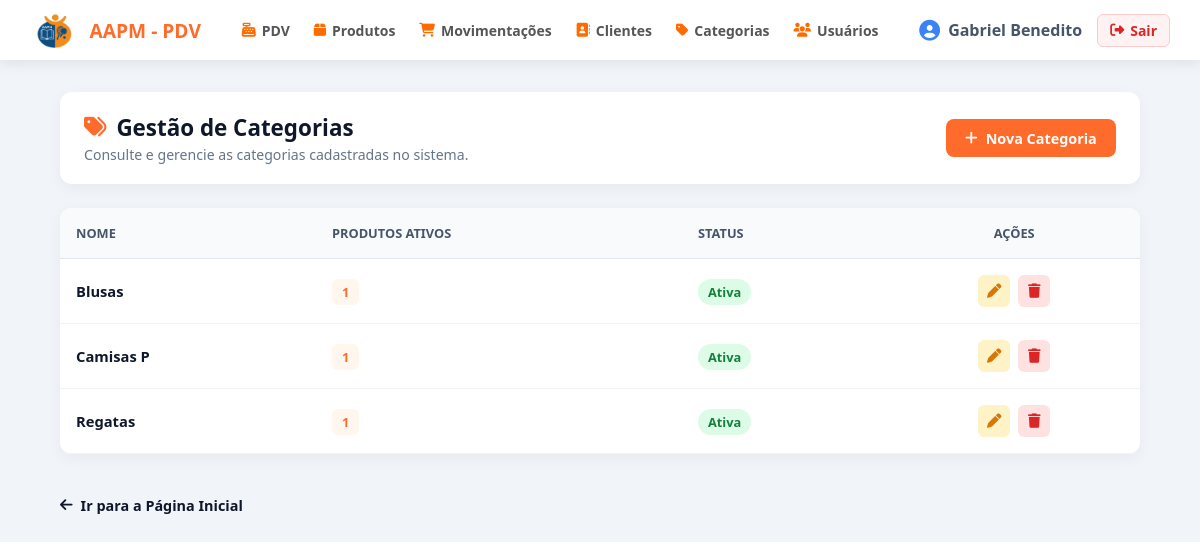
Before: /categorias/ (signed in) with the older database file.
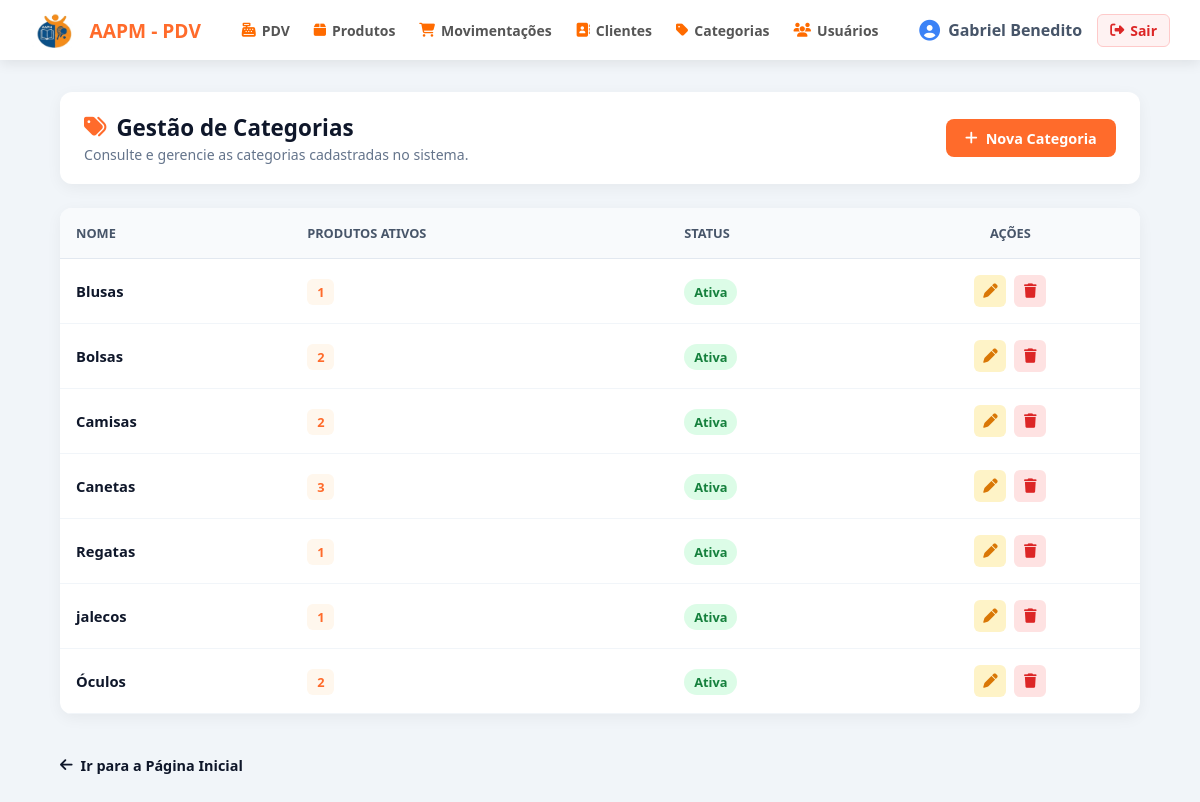
After: the same page with the newer database file.
### app/models/categoria.py (models this page shows)
class Categoria(Base):
    __tablename__ = "categorias"
    id = Column(Integer, primary_key=True, autoincrement=True, index=True)
    nome = Column(String(100), nullable=False, unique=True)
    ativo = Column(Boolean, default=True)
    produtos = relationship("Produto", back_populates="categoria", lazy="select")

### app/controllers/categoria_controller.py (the view)
@router.get("/")
def listar_categorias(
    request: Request,
    db: Session = Depends(get_db),
    admin = Depends(get_admin)
):
    categorias = db.query(Categoria).order_by(Categoria.nome).all()
    return templates.TemplateResponse(
        request,
        "categorias/index.html",
        {
            "request":    request,
            "usuario":    admin,
            "categorias": categorias,
        }
    )

### app/templates/categorias/index.html (shortened to what this page needs)
{% extends "base.html" %}
{% block content %}
<link rel="stylesheet" href="{{ url_for('static', path='CSS_Categorias/categorias.css') }}">
<section class="page-card header-card">
    <div class="title-group">
        <h2><i class="fa-solid fa-tags"></i> Gestão de Categorias</h2>
        <p>Consulte e gerencie as categorias cadastradas no sistema.</p>
    </div>
    <a href="/categorias/nova" class="btn-primary">
        <i class="fa-solid fa-plus"></i> Nova Categoria
    </a>
</section>
<section class="page-card table-card">
    <table class="custom-table">
        <thead>
            <tr>
                <th>NOME</th>
                <th>PRODUTOS ATIVOS</th>
                <th>STATUS</th>
                <th style="text-align: center;">AÇÕES</th>
            </tr>
        </thead>
        <tbody>
            {% for cat in categorias %}
            <tr>
                <td class="col-name">{{ cat.nome }}</td>
                <td>
                    <span class="badge-cat">
                        {{ cat.produtos | selectattr("ativo") | list | length if cat.produtos else 0 }}
                    </span>
                </td>
                <td>
                    {% if cat.ativo %}
                        <span class="badge-stock stock-ok">Ativa</span>
                    {% else %}
                        <span class="badge-stock stock-low">Inativa</span>
                    {% endif %}
                </td>
                <td>
                    <div class="actions-wrapper">
                        <a href="/categorias/{{ cat.id }}/editar" class="btn-icon edit" title="Editar">
                            <i class="fa-solid fa-pen"></i>
                        </a>
                        <a href="/categorias/{{ cat.id }}/deletar"
                           class="btn-icon delete"
                           title="Excluir"
                           onclick="return confirm('Tem certeza que deseja apagar a categoria {{ cat.nome }}?');">
                            <i class="fa-solid fa-trash"></i>
                        </a>
                    </div>
                </td>
            </tr>
            {% endfor %}
        </tbody>
    </table>
</section>
<div style="margin-top: 15px;">
    <a href="/pdv" style="text-decoration: none; color: #0f172a; font-weight: 600; font-size: 0.9rem; display: inline-flex; align-items: center; gap: 8px;">
        <i class="fa-solid fa-arrow-left"></i> Ir para a Página Inicial
    </a>
</div>
{% endblock %}

### app/templates/base.html (shortened to what this page needs)
<!DOCTYPE html>
<html lang="pt-br">
<head>
    <link rel="stylesheet" href="https://cdnjs.cloudflare.com/ajax/libs/font-awesome/6.5.1/css/all.min.css">
    <link rel="stylesheet" href="{{ url_for('static', path='CSS/style.css') }}">
</head>
<body>
    <header class="app-header" style="display: flex; justify-content: space-between; align-items: center; padding: 0 30px; height: 60px;">
        <div class="header-brand">
            <img src="{{ url_for('static', path='IMG/logo.png') }}" alt="Logo AAPM" class="header-logo">
            <span>AAPM - PDV</span>
        </div>
        <nav style="display: flex; gap: 24px; align-items: center;">
            <a href="/pdv" style="text-decoration: none; color: #555; font-size: 14px; font-weight: 600; display: flex; align-items: center; gap: 6px;">
                <i class="fa-solid fa-cash-register" style="color: #ff6b00;"></i> PDV
            </a>
            <a href="/produtos" style="text-decoration: none; color: #555; font-size: 14px; font-weight: 600; display: flex; align-items: center; gap: 6px;">
                <i class="fa-solid fa-box" style="color: #ff6b00;"></i> Produtos
            </a>
            <a href="/movimentacoes" style="text-decoration: none; color: #555; font-size: 14px; font-weight: 600; display: flex; align-items: center; gap: 6px;">
                <i class="fa-solid fa-cart-shopping" style="color: #ff6b00;"></i> Movimentações
            </a>
            {% if usuario and (usuario.role == 'admin' or usuario.perfil == 'admin' or usuario.is_admin or usuario == 'admin' or (usuario is mapping and usuario.role == 'admin')) %}
            <a href="/clientes" style="text-decoration: none; color: #555; font-size: 14px; font-weight: 600; display: flex; align-items: center; gap: 6px;">
                <i class="fa-solid fa-address-book" style="color: #ff6b00;"></i> Clientes
            </a>
            <a href="/categorias" style="text-decoration: none; color: #555; font-size: 14px; font-weight: 600; display: flex; align-items: center; gap: 6px;">
                <i class="fa-solid fa-tag" style="color: #ff6b00;"></i> Categorias
            </a>
            <a href="/usuarios" style="text-decoration: none; color: #555; font-size: 14px; font-weight: 600; display: flex; align-items: center; gap: 6px;">
                <i class="fa-solid fa-users" style="color: #ff6b00;"></i> Usuários
            </a>
            {% endif %}
        </nav>
        <div style="display: flex; align-items: center; gap: 15px;">
            <div class="header-user">
                <i class="fa-solid fa-circle-user"></i>
                <span>{{ usuario.nome if usuario else 'Usuário' }}</span>
            </div>
            <a href="/auth/logout" style="text-decoration: none; color: #dc2626; font-size: 14px; font-weight: 600; display: flex; align-items: center; gap: 6px; padding: 6px 12px; border-radius: 6px; background-color: #fef2f2; border: 1px solid #fecaca;" title="Sair do sistema">
                <i class="fa-solid fa-right-from-bracket"></i> Sair
            </a>
        </div>
    </header>
    <main class="app-main">
        {% block content %}
        {% endblock %}
    </main>
</body>
</html>

### app/static/CSS/style.css (style rules this page uses)
* { margin: 0; padding: 0; box-sizing: border-box; font-family: 'Segoe UI', Tahoma, Geneva, Verdana, sans-serif; }
body { background-color: #ff6b2b; color: #1e293b; min-height: 100vh; display: flex; flex-direction: column; }
.app-header { background-color: #ffffff; padding: 1rem 2rem; display: flex; justify-content: space-between; align-items: center; box-shadow: 0 4px 12px rgba(0, 0, 0, 0.08); }
.header-brand { display: flex; align-items: center; gap: 12px; font-weight: 800; font-size: 1.2rem; color: #ff6b2b; }
.header-logo { height: 35px; width: auto; }
.header-user { display: flex; align-items: center; gap: 8px; color: #475569; font-weight: 600; }
.header-user i { font-size: 1.3rem; color: #3b52f6; }
.app-main { max-width: 1000px; width: 90%; margin: 2.5rem auto; display: flex; flex-direction: column; gap: 1.5rem; }

### app/static/CSS/categorias.css (style rules this page uses)
* { margin: 0; padding: 0; box-sizing: border-box; font-family: 'Segoe UI', Tahoma, Geneva, Verdana, sans-serif; }
body { background-color: #f1f5f9; color: #1e293b; min-height: 100vh; display: flex; flex-direction: column; }
.app-header { background-color: #ffffff; padding: 1rem 2rem; display: flex; justify-content: space-between; align-items: center; box-shadow: 0 4px 12px rgba(0, 0, 0, 0.08); }
.header-brand { display: flex; align-items: center; gap: 12px; font-weight: 800; font-size: 1.2rem; color: #ff6b2b; }
.header-logo { height: 35px; width: auto; }
.header-user { display: flex; align-items: center; gap: 8px; color: #475569; font-weight: 600; }
.header-user i { font-size: 1.3rem; color: #3b82f6; }
.app-main { max-width: 1100px; width: 90%; margin: 2rem auto; display: flex; flex-direction: column; gap: 1.5rem; }
.page-card { background-color: #ffffff; border-radius: 12px; padding: 1.25rem 1.5rem; box-shadow: 0 4px 15px rgba(0, 0, 0, 0.05); }
.header-card { display: flex; justify-content: space-between; align-items: center; }
.title-group h2 { font-size: 1.4rem; color: #0f172a; display: flex; align-items: center; gap: 10px; margin-bottom: 2px; }
.title-group h2 i { color: #ff6b2b; }
.title-group p { color: #64748b; font-size: 0.88rem; }
.btn-primary { background-color: #ff6b2b; color: #ffffff; padding: 0.6rem 1.2rem; border-radius: 8px; text-decoration: none; font-weight: 700; font-size: 0.9rem; display: inline-flex; align-items: center; gap: 8px; transition: background-color 0.2s; }
.table-card { padding: 0; overflow: hidden; }
.custom-table { width: 100%; border-collapse: collapse; text-align: left; }
.custom-table th { background-color: #f8fafc; color: #475569; padding: 1rem; font-size: 0.8rem; text-transform: uppercase; border-bottom: 1px solid #e2e8f0; }
.custom-table td { padding: 1rem; border-bottom: 1px solid #f1f5f9; vertical-align: middle; font-size: 0.92rem; }
.col-name { font-weight: 600; color: #0f172a; }
.badge-cat { background-color: #fff7ed; color: #ff6b2b; padding: 4px 10px; border-radius: 6px; font-size: 0.8rem; font-weight: 700; }
.badge-stock { padding: 4px 10px; border-radius: 20px; font-size: 0.8rem; font-weight: 700; }
.badge-stock.stock-ok { background-color: #dcfce7; color: #15803d; }
.actions-wrapper { display: flex; gap: 8px; justify-content: center; }
.btn-icon { width: 32px; height: 32px; border-radius: 6px; display: flex; align-items: center; justify-content: center; text-decoration: none; font-size: 0.9rem; }
.btn-icon.edit { background-color: #fef3c7; color: #d97706; }
.btn-icon.delete { background-color: #fee2e2; color: #dc2626; }

Changed rows visible on the page:
added Categoria: nome "Bolsas", produtos|selectattr "2", ativo "Ativa"
changed Categoria: nome "Camisas P" → "Camisas"; produtos|selectattr "1" → "2"
added Categoria: nome "Canetas", produtos|selectattr "3", ativo "Ativa"
added Categoria: nome "jalecos", produtos|selectattr "1", ativo "Ativa"
added Categoria: nome "Óculos", produtos|selectattr "2", ativo "Ativa"
